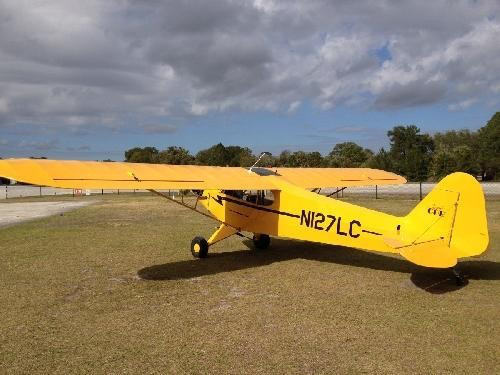
#> input picture data/testing/0be20c65-d606-4fa0-aa12-7db62a18e072/image.png, 500 x 375 px, found by its file name; its folder holds only this picture in this run
$ python candidateSegmentation.py ../data/testing/0be20c65-d606-4fa0-aa12-7db62a18e072/image.png   (Python 2 division)   (older library calls are emulated)
#> lines starting #> are read from the running program, lines starting #| are printed output that depends on the picture
### atnr/data.py
# contains functinons for accessing the training and testing data

import os
import json

TESTING_DATA_DIR = './data/testing'
TRAINING_DATA_DIR = './data/training'

def getImagePath(id):
    for dir in [TESTING_DATA_DIR, TRAINING_DATA_DIR]:
        if os.path.exists("%s/%s" % (dir, id)):
            return "%s/%s/image.png" % (dir, id)

def getInfo(id):
#> called with id = '0be20c65-d606-4fa0-aa12-7db62a18e072'
    for dir in [TESTING_DATA_DIR, TRAINING_DATA_DIR]:
        if os.path.exists("%s/%s" % (dir, id)):
            path = "%s/%s" % (dir, id)
            if os.path.exists("%s/%s/info.json" % (dir, id)):
                with open("%s/%s/info.json" % (dir, id)) as f:
                    obj = json.load(f)
                    obj['id'] = id
                    obj['testing'] = (dir == TESTING_DATA_DIR)
                    obj['path'] = path
                    return obj
            return {
                'id': id,
                'testing': (dir == TESTING_DATA_DIR),
                'path': path,
            }
#> this loop made 1 pass; (reads data/testing/3edde32b-6784-433e-84c8-4d79f23dbdee/info.json from the repository)

# [20 lines left out: function getSegmentations, not called in this run]

def listData(testing=False):
    dir = _getDir(testing)
    ids = [id for id in os.listdir(dir) if id != '.DS_Store']
    infos = [getInfo(id) for id in ids]
    return infos

# [17 lines left out: functions updateInfo, updateSegmentation, not called in this run]

def _getDir(testing):
    if testing:
        return TESTING_DATA_DIR
    else:
        return TRAINING_DATA_DIR

### atnr/operations.py
import math
import numpy
import logging
import scipy.stats

from atnr import constants
from atnr.util import Profile

from skimage import filter
from skimage import measure
from skimage import transform
from skimage import morphology

# abstractions

class BaseOperation(object):

    __abstract__ = True
    __inputs__ = None
    __outputs__ = None

    # [4 lines left out: function execute, not called in this run]

    def __init__(self, args=None):
        self.args = args or {}
        self.execute = self._execute

    def operate(self, environment):
        with Profile(self.__class__.__name__):
            inputEnvironment = self._getInputEnvironment(environment)
            outputEnvironment = self.run(**inputEnvironment)
            self._setOutputEnvironment(environment, outputEnvironment)

    def run(self, **kwargs):
        raise NotImplemented

    def _execute(self, **environment):
        self.operate(environment)
        return environment[self.__outputs__[0]]

    def _getInputEnvironment(self, environment):
        inputEnvironment = {}
        for localKey in self.__inputs__:
            environmentKey = self.args.get(localKey, localKey)
            inputEnvironment[localKey] = environment[environmentKey]
        return inputEnvironment

    # [4 lines left out: function _setOutputEnvironment, not called in this run]

class BaseThreshold(BaseOperation):

    __abstract__ = True

    __inputs__ = ['image']
    __outputs__ = ['binaryImage']

class BaseCandidateExtractor(BaseOperation):

    __abstract__ = True

    __inputs__ = ['labeledImage']
    __outputs__ = ['candidates']

    # [32 lines left out: function run, not called in this run]

class BaseSegmenter(BaseOperation):

    __abstract__ = True

    __inputs__ = ['image']
    __outputs__ = ['labeledImage']

class ComposeOperations(BaseOperation):

    suboperations = None

    @classmethod
    def compose(cls, environment, suboperations):
        operation = ComposeOperations(
            suboperations=suboperations,
        )
        operation.operate(environment)
        return environment

    def __init__(self, suboperations=None, **kwargs):
        BaseOperation.__init__(self, **kwargs)
        self.suboperations = suboperations
        self.__inputs__ = self.suboperations[0].__inputs__
        self.__outputs__ = []
        for suboperation in self.suboperations:
            self.__outputs__ += suboperation.__outputs__

    def operate(self, environment):
        localEnvironment = self._getInputEnvironment(environment)
        for suboperation in self.suboperations:
            suboperation.operate(localEnvironment)
        self._setOutputEnvironment(environment, localEnvironment)

# implementations

class AdaptiveThreshold(BaseThreshold):

    def run(self, image):
        fieldSize = image.shape[0] * constants.TAIL_AREA_BBOX_HEIGHT_MEAN
        thresholded = filter.threshold_adaptive(image, fieldSize, method='gaussian')
        return {'binaryImage': thresholded}

class Clip(BaseOperation):

    __inputs__ = ['image']
    __outputs__ = ['clippedImage']

    def run(self, image):
        (minX,maxX,minY,maxY) = self.findBBox(image)
        return image[minY:maxY,minX:maxX]

    # [21 lines left out: function findBbox, not called in this run]

class ComputeNeighborhoodImage(BaseOperation):

    __inputs__ = ['image', 'neighborhoodMask', 'neighborhoodIntensityProfile']
    __outputs__ = ['neighborhoodImage']

    # [12 lines left out: function run, not called in this run]

class CorrectOrientation(BaseOperation):

    __inputs__ = ['image', 'transformation']
    __outputs__ = ['correctedImage']

    # [13 lines left out: function run, not called in this run]

class EvaluateNeighborhoodIntensityProfile(BaseOperation):

    __inputs__ = ['image', 'neighborhood']
    __outputs__ = ['neighborhoodIntensityProfile']

    # [17 lines left out: function run, not called in this run]

class ExtractSegment(BaseOperation):

    __inputs__ = ['image', 'label', 'bbox']
    __outputs__ = ['extractedSegment']

    # [12 lines left out: function run, not called in this run]

class FindLabelBboxes(BaseOperation):

    __inputs__ = ['labeledImage']
    __outputs__ = ['labelBboxes']

    # [26 lines left out: function run, not called in this run]

class FindNeighborhoodMask(BaseOperation):

    __inputs__ = ['neighborhood']
    __outputs__ = ['neighborhoodMask', 'neighborhoodTransformation']

    # [122 lines left out: functions run, expandNeighborhood, findGaps, growBbox, linearRegressionFunction, not called in this run]

class FindSegmentNeighborhood(BaseOperation):

    __inputs__ = ['candidates']
    __outputs__ = ['neighborhood']

    # [31 lines left out: functions run, possiblyAddToNeighborhood, not called in this run]

class GlobalMeanThreshold(BaseThreshold):

    # [10 lines left out: function run, not called in this run]

class KnnPixelVectorCandidateExtractor(BaseCandidateExtractor):

    # [9 lines left out: function evaluateSegment, not called in this run]

class LabelConnectedComponents(BaseOperation):

    __inputs__ = ['binaryImage']
    __outputs__ = ['labeledImage']

    def __init__(self, ignoreZero=False, **kwargs):
        BaseOperation.__init__(self, **kwargs)
        self.ignoreZero = ignoreZero

    # [6 lines left out: function run, not called in this run]

class RestrictImageIntensityRange(BaseOperation):

    __inputs__ = ['image', 'intensityMean', 'intensityStd']
    __outputs__ = ['restrictedImage']

    # [9 lines left out: function run, not called in this run]

class Squarify(BaseOperation):

    __inputs__ = ['image']
    __outputs__ = ['normalizedImage']

    def __init__(self, edge, **kwargs):
        BaseOperation.__init__(self, **kwargs)
        self.edge = edge

    # [6 lines left out: function run, not called in this run]

class ThresholdSegmenter(BaseSegmenter):

    def __init__(self, threshold, ignoreZero=False, **kwargs):
        BaseSegmenter.__init__(self, **kwargs)
        self.threshold = threshold
        self.ignoreZero = ignoreZero

    def run(self, image):
        return ComposeOperations.compose(
            environment={'image': image},
            suboperations=[
                self.threshold,
                LabelConnectedComponents(self.ignoreZero),
            ]
        )

class TrimVertical(BaseOperation):

    __inputs__ = ['image']
    __outputs__ = ['trimmedImage']

    # [23 lines left out: function run, not called in this run]

### atnr/util.py
import time
import logging

from atnr import constants

class Profile(object):

    def __init__(self, label="Profile"):
        self.label = label

    def __enter__(self):
        self.start = time.time()

    def __exit__(self, extype, exvalue, traceback):
        duration = time.time() - self.start
        logging.debug("%s: %ss" % (self.label, duration))

# [15 lines left out: function isReasonableSegment, not called in this run]

### atnr/candidateSegmentation.py
# this script goes through the test and training data,
# and then segments those images, outputting them for further
# tagging

# it will attempt to autotag any likely candidates based on
# the tail character location tagger

# warning! this will overwrite any existing data!

import json
import os
import sys

from skimage import io

from atnr import data
from atnr import util
from atnr.operations import *

for testing in [True, False]:
    for item in data.listData(testing):
        if item['tail'] and len(item['tail']) == len(item['characters']):
            print item['id']

            imagePath = data.getImagePath(item['id'])
            image = io.imread(imagePath, True)
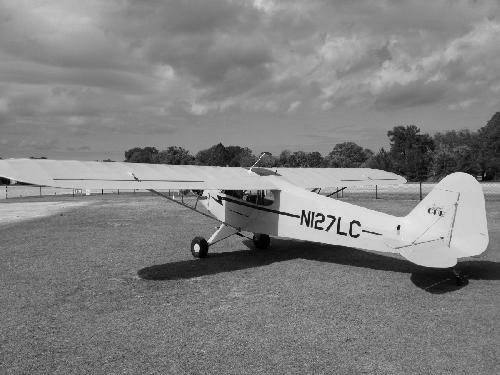
#> image: shape (375, 500) float64; min 0, max 0.978, mean 0.509


            environment = ComposeOperations.compose(
                environment={'image': image},
                suboperations=[
                    ThresholdSegmenter(AdaptiveThreshold()),
                    FindLabelBboxes(),
                ],
            )
#> after the loop in _getInputEnvironment, `for localKey in self.__inputs__:`: inputEnvironment = 1 item
#> (the run stopped early here; a loop or call above may not have finished)
